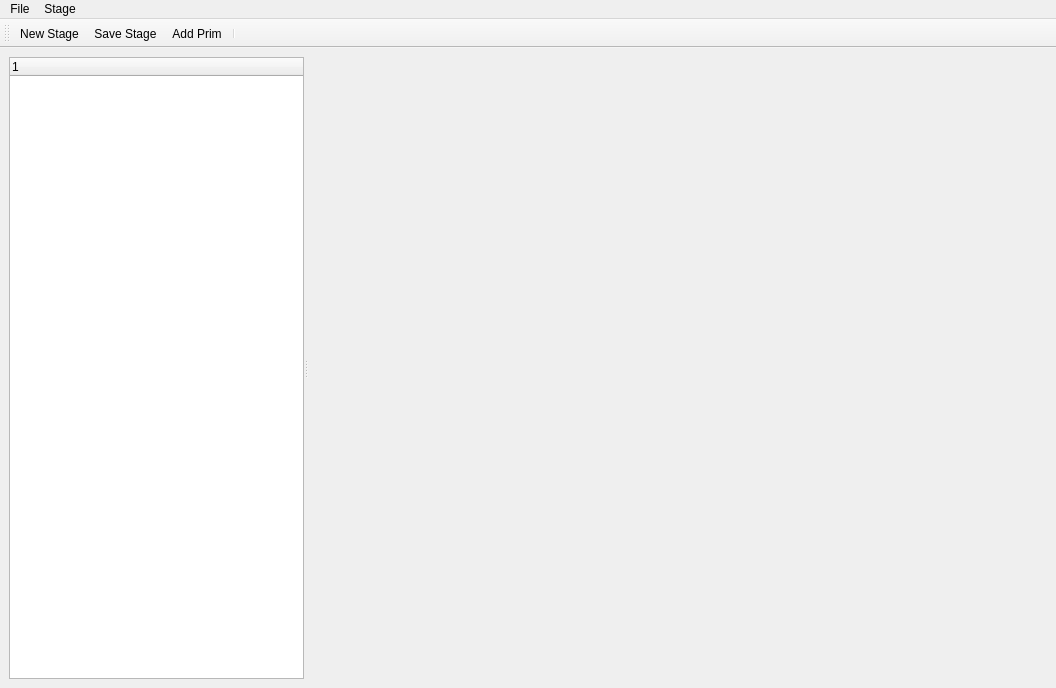
<?xml version="1.0" encoding="UTF-8"?>
<ui version="4.0">
 <class>MainWindow</class>
 <widget class="QMainWindow" name="MainWindow">
  <property name="geometry">
   <rect>
    <x>0</x>
    <y>0</y>
    <width>1056</width>
    <height>688</height>
   </rect>
  </property>
  <property name="windowTitle">
   <string>MainWindow</string>
  </property>
  <widget class="QWidget" name="centralwidget">
   <layout class="QHBoxLayout" name="horizontalLayout">
    <item>
     <widget class="QSplitter" name="splitter">
      <property name="orientation">
       <enum>Qt::Orientation::Horizontal</enum>
      </property>
      <widget class="QTreeWidget" name="treeWidget">
       <property name="baseSize">
        <size>
         <width>0</width>
         <height>0</height>
        </size>
       </property>
       <column>
        <property name="text">
         <string notr="true">1</string>
        </property>
       </column>
      </widget>
      <widget class="ViewportWidget" name="renderWidget" native="true">
       <property name="minimumSize">
        <size>
         <width>640</width>
         <height>0</height>
        </size>
       </property>
      </widget>
     </widget>
    </item>
   </layout>
  </widget>
  <widget class="QMenuBar" name="menubar">
   <property name="geometry">
    <rect>
     <x>0</x>
     <y>0</y>
     <width>1056</width>
     <height>33</height>
    </rect>
   </property>
   <widget class="QMenu" name="menuFile">
    <property name="title">
     <string>File</string>
    </property>
    <addaction name="actionNew_Stage"/>
    <addaction name="actionSave_Stage"/>
    <addaction name="separator"/>
    <addaction name="actionExit"/>
   </widget>
   <widget class="QMenu" name="menuStage">
    <property name="title">
     <string>Stage</string>
    </property>
    <addaction name="actionAdd_Prim"/>
   </widget>
   <addaction name="menuFile"/>
   <addaction name="menuStage"/>
  </widget>
  <widget class="QToolBar" name="toolBar">
   <property name="windowTitle">
    <string>toolBar</string>
   </property>
   <attribute name="toolBarArea">
    <enum>TopToolBarArea</enum>
   </attribute>
   <attribute name="toolBarBreak">
    <bool>false</bool>
   </attribute>
   <addaction name="actionNew_Stage"/>
   <addaction name="actionSave_Stage"/>
   <addaction name="actionAdd_Prim"/>
   <addaction name="separator"/>
  </widget>
  <action name="actionNew_Stage">
   <property name="icon">
    <iconset theme="QIcon::ThemeIcon::DocumentNew"/>
   </property>
   <property name="text">
    <string>New Stage</string>
   </property>
  </action>
  <action name="actionSave_Stage">
   <property name="icon">
    <iconset theme="QIcon::ThemeIcon::DocumentSave"/>
   </property>
   <property name="text">
    <string>Save Stage</string>
   </property>
  </action>
  <action name="actionExit">
   <property name="text">
    <string>Exit</string>
   </property>
  </action>
  <action name="actionAdd_Prim">
   <property name="icon">
    <iconset theme="QIcon::ThemeIcon::ListAdd"/>
   </property>
   <property name="text">
    <string>Add Prim</string>
   </property>
  </action>
 </widget>
 <customwidgets>
  <customwidget>
   <class>ViewportWidget</class>
   <extends>QWidget</extends>
   <header>viewportwidget.h</header>
   <container>1</container>
  </customwidget>
 </customwidgets>
 <resources/>
 <connections/>
</ui>
